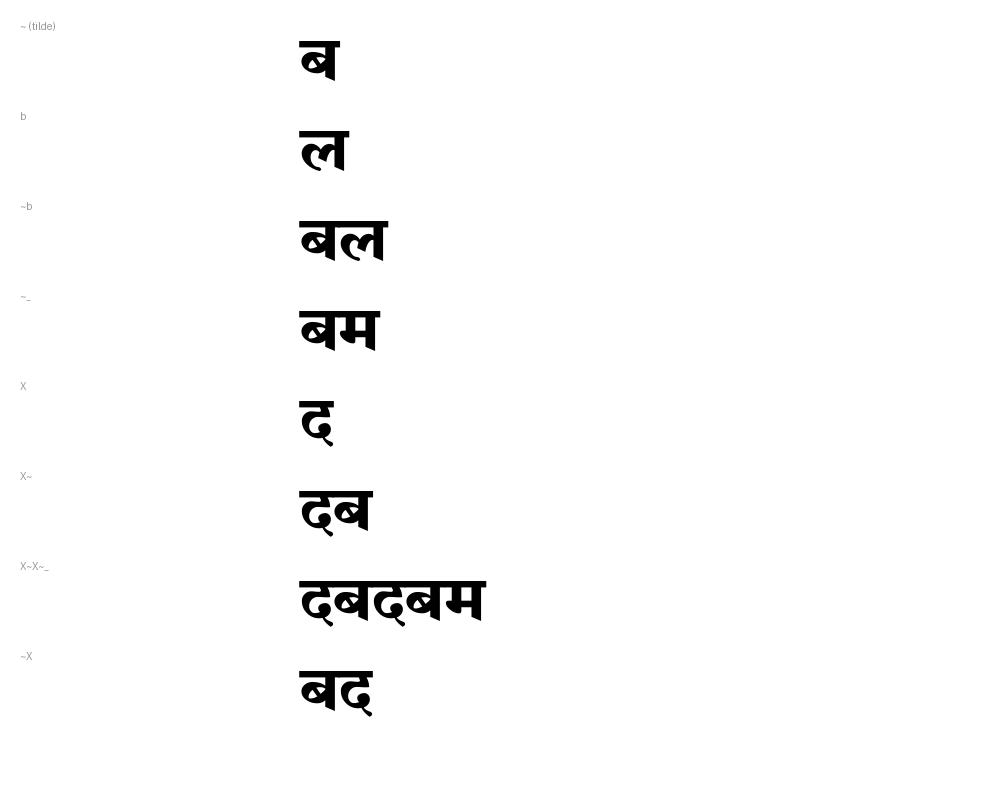

Reproduce this figure in Python.
from PIL import Image, ImageDraw, ImageFont

font_path = "/home/samuelvictor/Downloads/Shreelipi_4642.TTF"
font = ImageFont.truetype(font_path, 80)

# Let's render '~', 'b', '~b', '~_', 'X~', 'X', 'Õ', 'Ù'
items = [
    ("~ (tilde)", "~"),
    ("b", "b"),
    ("~b", "~b"),
    ("~_", "~_"),
    ("X", "X"),
    ("X~", "X~"),
    ("X~X~_", "X~X~_"),
    ("~X", "~X"),
]

img = Image.new('RGB', (1000, len(items)*100), color=(255, 255, 255))
draw = ImageDraw.Draw(img)

y = 20
for label, txt in items:
    draw.text((20, y), label, fill=(150, 150, 150))
    draw.text((300, y), txt, font=font, fill=(0, 0, 0))
    y += 90

img.save("scratch/render_tilde.png")
print("Saved scratch/render_tilde.png")
